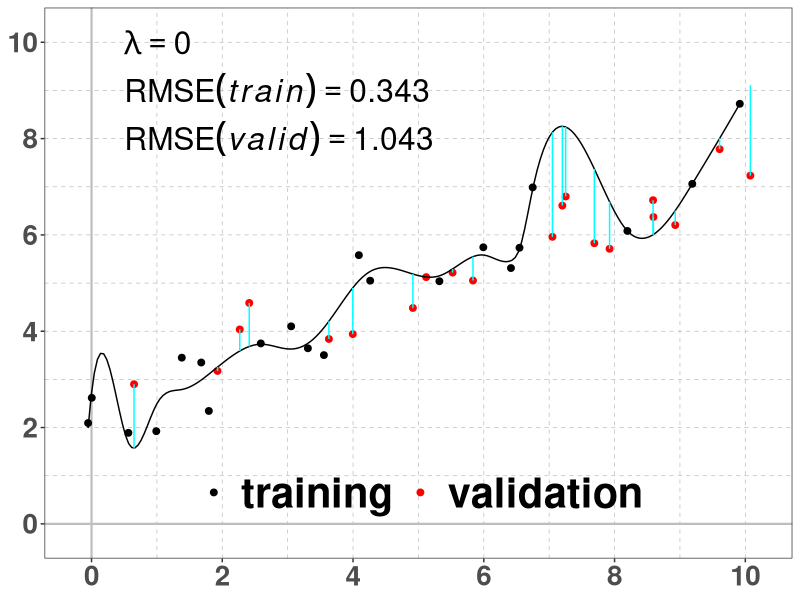

R code for this plot: (Note: this script raises an error after producing the figure.)

myRLib <- "/Users/woodenbeauty/Work/gittmp/paradisepilot/statistics/projects/miniCRAN/run_installpackages/output.BACKUP.2017-08-05.01/library/3.4.1/library"
.libPaths(c(myRLib,.libPaths()));

library(ggplot2);
library(glmnet);
set.seed(7654321);
#set.seed(1234567);
#set.seed(12345);

### ~~~~~~~~~~ ###
b0 <- 2.5; b1 <- 0.5;
x <- seq(0,10,0.25);
x <- x + rnorm(length(x),0,0.1);
y <- b0 + b1 * x + rnorm(length(x),0,0.5);

DF.data <- data.frame(
    x     = x,
    y     = y,
    split = sample(x=c('training','validation'),prob=c(0.6,0.4),size=length(x),replace=TRUE)
    );

DF.train <- DF.data[DF.data[,"split"]=="training",];
DF.valid <- DF.data[DF.data[,"split"]=="validation",];

palette.Train.Validation <- c("black","red");
names(palette.Train.Validation) <- c("training","validation");

### ~~~~~~~~~~ ###
textsize.title = 40;
textsize.axis  = 20;

### ~~~~~~~~~~ ###
myScaler <- function(x) {

    return(
        scale(as.matrix(data.frame(
            x1  = x,
            x2  = x^2,
            x3  = x^3,
            x4  = x^4,
            x5  = x^5,
            x6  = x^6,
            x7  = x^7,
            x8  = x^8,
            x9  = x^9,
            x10 = x^10,
            x11 = x^11,
            x12 = x^12,
            x13 = x^13,
            x14 = x^14,
            x15 = x^15,
            x16 = x^16,
            x17 = x^17,
            x18 = x^18,
            x19 = x^19,
            x20 = x^20,
            x21 = x^21,
            x22 = x^22,
            x23 = x^23,
            x24 = x^24,
            x25 = x^25
        )))
        );
    }

myPlot.LM <- function(DF.train, DF.valid, FILE.output) {

    my.ggplot <- ggplot(data = NULL) + theme_bw();
    my.ggplot <- my.ggplot + theme(
        title             = element_text(size = textsize.title, face = "bold"),
        axis.title.x      = element_blank(),
        axis.title.y      = element_blank(),
        axis.text.x       = element_text(size = textsize.axis,  face = "bold"),
        axis.text.y       = element_text(size = textsize.axis,  face = "bold"),
        panel.grid.major  = element_line(colour="gray", linetype=2, size=0.25),
        panel.grid.minor  = element_line(colour="gray", linetype=2, size=0.25),
        legend.position   = c(0.5,0.12),
        legend.title      = element_blank(),
        legend.direction  = "horizontal",
        legend.key.size   = unit(1,"cm"),
        legend.key        = element_rect(fill=alpha('white',0)),
        legend.text       = element_text(size=30,face = "bold"),
        legend.background = element_rect(fill=alpha('white',0))
        );
    
    my.ggplot <- my.ggplot + geom_hline(yintercept = 0,colour="gray",size=0.75);
    my.ggplot <- my.ggplot + geom_vline(xintercept = 0,colour="gray",size=0.75);
    my.ggplot <- my.ggplot + scale_x_continuous(limits=c(-0.2,10.2),breaks=seq(0,10,2));
    my.ggplot <- my.ggplot + scale_y_continuous(limits=c(-0.2,10.2),breaks=seq(0,10,2));
    
    my.ggplot <- my.ggplot + geom_point(
        data    = DF.data,
        mapping = aes(x = x, y = y, color = split),
        size    = 2
        );
    my.ggplot <- my.ggplot + scale_colour_manual(values = palette.Train.Validation);
    
    DF.temp <- as.data.frame(cbind(y=DF.train[,"y"],myScaler(x=DF.train[,"x"])));
    DF.temp <- DF.temp[,setdiff(colnames(DF.temp),c("x19","x20","x21","x22","x23","x24","x25"))];
    fit.lm  <- lm(
        formula = y ~ .,
        data    = DF.temp
        );
    coef.lm = coef(object = fit.lm);
    print("coef.lm");
    print( coef.lm );
    
    DF.temp <- cbind(
        x = DF.train[,"x"],
        prediction = predict(
            object  = fit.lm,
            newdata = DF.temp[,setdiff(colnames(DF.temp),"y")],
            type    = "response"
            ),
        DF.temp[,setdiff(colnames(DF.temp),"prediction")]
        );
    print("DF.temp (LM):");
    print( DF.temp );
    
    DF.spline <- data.frame(spline(DF.temp[,c("x","prediction")],n=nrow(DF.temp)*10));
    print("str(DF.spline)");
    print( str(DF.spline) );
    
    my.ggplot <- my.ggplot + geom_line(
        data     = DF.spline,
        mapping  = aes(x = x, y = y),
        colour   = "black",
        linetype = 1,
        size     = 0.5
        );
    
    yHat <- spline(DF.temp[,c("x","prediction")],xout=DF.valid[,"x"]);
    DF.verticalSegments <- data.frame(
        x0 = DF.valid[,"x"],
        y0 = yHat[["y"]],
        x1 = DF.valid[,"x"],
        y1 = DF.valid[,"y"]
        );
    
    my.ggplot <- my.ggplot + geom_segment(
        mapping    = aes(x=x0,y=y0,xend=x1,yend=y1),
        data       = DF.verticalSegments,
        colour     = "cyan",
        linetype   = 1,
        size       = 0.5
        );
    
    RMSE.train <- sqrt(mean((DF.temp[ ,"y"] - DF.temp[,"prediction"])^2));
    RMSE.valid <- sqrt(mean((DF.valid[,"y"] - yHat[["y"]])^2));
    
    RMSE.train.formatted <- format(RMSE.train,digits=3,nsmall=3);
    RMSE.valid.formatted <- format(RMSE.valid,digits=3,nsmall=3);
    RMSE.train.label <- paste0("RMSE(italic(train)) == ",RMSE.train.formatted);
    RMSE.valid.label <- paste0("RMSE(italic(valid)) == ",RMSE.valid.formatted);
    
    my.ggplot <- my.ggplot + annotate(
        geom  = "text",
        x     = 0.5,
        y     = 9.0,
        label = RMSE.train.label,
        parse = TRUE,
        size  = 8,
        hjust = 0
        );
    
    my.ggplot <- my.ggplot + annotate(
        geom  = "text",
        x     = 0.5,
        y     = 8.0,
        label = RMSE.valid.label,
        parse = TRUE,
        size  = 8,
        hjust = 0
        );
    
    my.ggplot <- my.ggplot + annotate(
        geom  = "text",
        x     = 0.5,
        y     = 10,
        label = "lambda == 0",
        parse = TRUE,
        size  = 8,
        hjust = 0
        );
    
    ggsave(
        file   = FILE.output,
        plot   = my.ggplot,
        dpi    = 300,
        height = 6,
        width  = 6,
        units  = 'in'
        );
    
    }

myPlot.LASSO <- function(DF.train, DF.valid, lambda, FILE.output) {

    my.ggplot <- ggplot(data = NULL) + theme_bw();
    my.ggplot <- my.ggplot + theme(
        title             = element_text(size = textsize.title, face = "bold"),
        axis.title.x      = element_blank(),
        axis.title.y      = element_blank(),
        axis.text.x       = element_text(size = textsize.axis,  face = "bold"),
        axis.text.y       = element_text(size = textsize.axis,  face = "bold"),
        panel.grid.major  = element_line(colour="gray", linetype=2, size=0.25),
        panel.grid.minor  = element_line(colour="gray", linetype=2, size=0.25),
        legend.position   = c(0.5,0.12),
        legend.title      = element_blank(),
        legend.direction  = "horizontal",
        legend.key.size   = unit(1,"cm"),
        legend.key        = element_rect(fill=alpha('white',0)),
        legend.text       = element_text(size=30,face = "bold"),
        legend.background = element_rect(fill=alpha('white',0))
        );
    
    my.ggplot <- my.ggplot + geom_hline(yintercept = 0,colour="gray",size=0.75);
    my.ggplot <- my.ggplot + geom_vline(xintercept = 0,colour="gray",size=0.75);
    my.ggplot <- my.ggplot + scale_x_continuous(limits=c(-0.2,10.2),breaks=seq(0,10,2));
    my.ggplot <- my.ggplot + scale_y_continuous(limits=c(-0.2,10.2),breaks=seq(0,10,2));
    
    my.ggplot <- my.ggplot + geom_point(
        data    = DF.data,
        mapping = aes(x = x, y = y, color = split),
        size    = 2
        );
    my.ggplot <- my.ggplot + scale_colour_manual(values = palette.Train.Validation);
    
    Xmatrix <- myScaler(x=DF.train[,"x"]);
    fit.glmnet <- glmnet(
        x           = Xmatrix,
        y           = DF.train[,"y"],
        intercept   = TRUE,
        family      = "gaussian",
        standardize = TRUE,
        alpha       = 0, # Ridge Regression
        # alpha     = 1, # LASSO
        lambda      = lambda
        );
    coef.glmnet = coef(
        object = fit.glmnet,
        exact  = TRUE,
        x      = Xmatrix,
        y      = DF.train[,"y"]
        );
    print("coef.glmnet");
    print( coef.glmnet );
    
    DF.train <- cbind(
        DF.train[,setdiff(colnames(DF.train),"prediction")],
        prediction = predict(
            object = fit.glmnet,
            newx   = Xmatrix,
            type   = "response",
            s      = lambda
            )
        );
    colnames(DF.train) <- gsub(
        x           = colnames(DF.train),
        pattern     = "1",
        replacement = "prediction"
        );
    print("DF.train (LASSO):");
    print( DF.train );
    
    DF.spline <- data.frame(spline(DF.train[,c("x","prediction")],n=nrow(DF.train)*10));
    print("str(DF.spline)");
    print( str(DF.spline) );
    
    my.ggplot <- my.ggplot + geom_line(
        data     = DF.spline,
        mapping  = aes(x = x, y = y),
        colour   = "black",
        linetype = 1,
        size     = 0.5
        );
    
    yHat <- spline(DF.train[,c("x","prediction")],xout=DF.valid[,"x"]);
    DF.verticalSegments <- data.frame(
        x0 = DF.valid[,"x"],
        y0 = yHat[["y"]],
        x1 = DF.valid[,"x"],
        y1 = DF.valid[,"y"]
        );
    
    my.ggplot <- my.ggplot + geom_segment(
        mapping    = aes(x=x0,y=y0,xend=x1,yend=y1),
        data       = DF.verticalSegments,
        colour     = "cyan",
        linetype   = 1,
        size       = 0.5
        );
    
    RMSE.train <- sqrt(mean((DF.train[,"y"] - DF.train[,"prediction"])^2));
    RMSE.valid <- sqrt(mean((DF.valid[,"y"] - yHat[["y"]])^2));
    
    RMSE.train.formatted <- format(RMSE.train,digits=3,nsmall=3);
    RMSE.valid.formatted <- format(RMSE.valid,digits=3,nsmall=3);
    RMSE.train.label <- paste0("RMSE(italic(train)) == ",RMSE.train.formatted);
    RMSE.valid.label <- paste0("RMSE(italic(valid)) == ",RMSE.valid.formatted);
    
    my.ggplot <- my.ggplot + annotate(
        geom  = "text",
        x     = 0.5,
        y     = 9.0,
        label = RMSE.train.label,
        parse = TRUE,
        size  = 8,
        hjust = 0
        );
    
    my.ggplot <- my.ggplot + annotate(
        geom  = "text",
        x     = 0.5,
        y     = 8.0,
        label = RMSE.valid.label,
        parse = TRUE,
        size  = 8,
        hjust = 0
        );
    
    my.ggplot <- my.ggplot + annotate(
        geom  = "text",
        x     = 0.5,
        y     = 10,
        label = paste0("lambda == ",lambda),
        parse = TRUE,
        size  = 8,
        hjust = 0
        );
    
    ggsave(
        file   = FILE.output,
        plot   = my.ggplot,
        dpi    = 300,
        height = 6,
        width  = 6,
        units  = 'in'
        );
    
    }

### ~~~~~~~~~~ ###
myPlot.LM(
    DF.train    = DF.train,
    DF.valid    = DF.valid,
    FILE.output = 'xy-LASSO-fit-lambda-0.png'
    );

### ~~~~~~~~~~ ###
lambdas <- c(
    1e-12,1e-11,1e-10,1e-9,1e-8,1e-7,1e-6,1e-5,1e-4,0.001,0.01,
    0.1,0.2,0.3,0.4,0.5,0.525,0.550,0.575,0.6,0.7,0.8,0.9,
    1,10,100,500,1000
    );
DF.lambdas <- data.frame(
    lambda = lambdas,
    suffix = gsub(x=as.character(lambdas),pattern='\\.',replacement="pt")
    );
print("DF.lambdas");
print( DF.lambdas );

### ~~~~~~~~~~ ###
for (i in 1:nrow(DF.lambdas)) {
    myPlot.LASSO(
        DF.train    = DF.train,
        DF.valid    = DF.valid,
        lambda      = DF.lambdas[i,"lambda"],
        FILE.output = paste0('xy-LASSO-fit-lambda-',DF.lambdas[i,"suffix"],'.png')
        );
    }

### ~~~~~~~~~~ ###
q()

